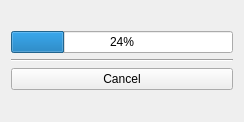
<?xml version="1.0" encoding="UTF-8"?>
<ui version="4.0">
 <class>popup_window</class>
 <widget class="QDialog" name="popup_window">
  <property name="geometry">
   <rect>
    <x>0</x>
    <y>0</y>
    <width>244</width>
    <height>122</height>
   </rect>
  </property>
  <property name="sizePolicy">
   <sizepolicy hsizetype="Preferred" vsizetype="Preferred">
    <horstretch>0</horstretch>
    <verstretch>0</verstretch>
   </sizepolicy>
  </property>
  <property name="minimumSize">
   <size>
    <width>244</width>
    <height>122</height>
   </size>
  </property>
  <property name="maximumSize">
   <size>
    <width>244</width>
    <height>122</height>
   </size>
  </property>
  <property name="windowTitle">
   <string>Scanning...</string>
  </property>
  <layout class="QGridLayout" name="gridLayout">
   <item row="0" column="0">
    <layout class="QVBoxLayout" name="verticalLayout">
     <item>
      <widget class="QProgressBar" name="progressBar">
       <property name="value">
        <number>24</number>
       </property>
      </widget>
     </item>
     <item>
      <widget class="Line" name="line">
       <property name="orientation">
        <enum>Qt::Horizontal</enum>
       </property>
      </widget>
     </item>
     <item>
      <widget class="QPushButton" name="pushButton">
       <property name="text">
        <string>Cancel</string>
       </property>
       <property name="autoDefault">
        <bool>false</bool>
       </property>
       <property name="default">
        <bool>false</bool>
       </property>
      </widget>
     </item>
    </layout>
   </item>
  </layout>
 </widget>
 <resources/>
 <connections/>
</ui>
